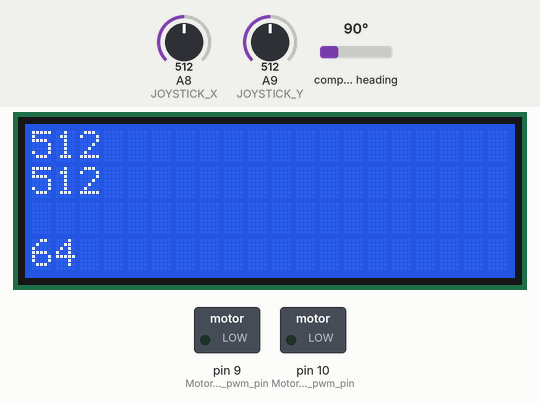
This sketch was run on a simulated Arduino Mega 2560, built with avr-gcc and run on an emulated ATmega2560. Shown: 20×4 character LCD, switched loads named in the sketch (green lamp = pin HIGH). Wiring (inferred from the names in the program): CMPS compass at I2C address 0x60. The test bench sets the inputs (shaded band); at power-on: A8 (JOYSTICK_X) = 512, A9 (JOYSTICK_Y) = 512, compass heading 90°.

Above: at 1.2 s.
1.3 s: A8 (JOYSTICK_X) set to 540
At 2.3 s:
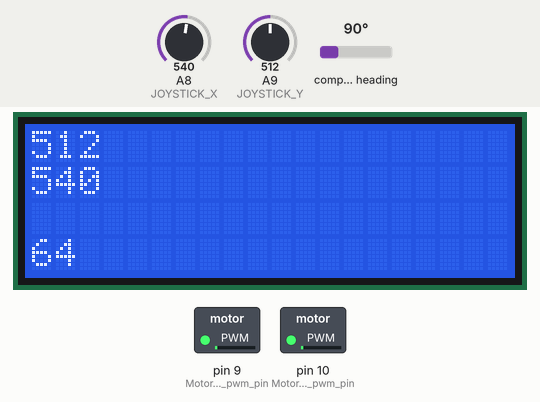
2.8 s: A9 (JOYSTICK_Y) set to 716
At 3.9 s:
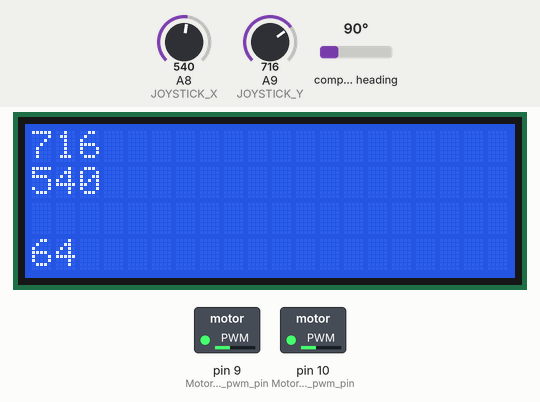
4.3 s: A9 (JOYSTICK_Y) set to 900
At 5.1 s:
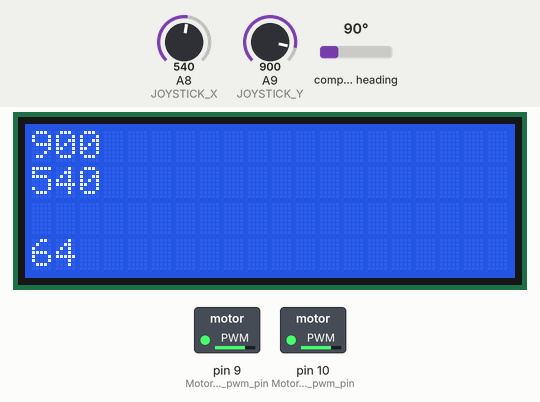
7.3 s: A9 (JOYSTICK_Y) set to 1023
At 7.9 s:
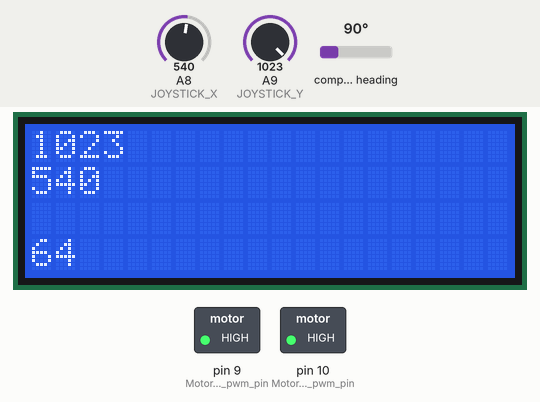
8.8 s: compass heading set to 7°
At 9.7 s:
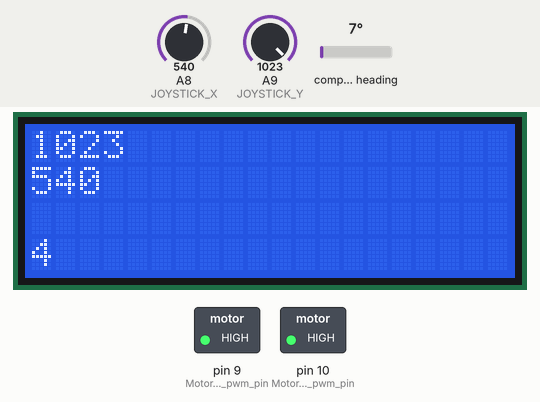
11.8 s: compass heading set to 180°
At 13.0 s:
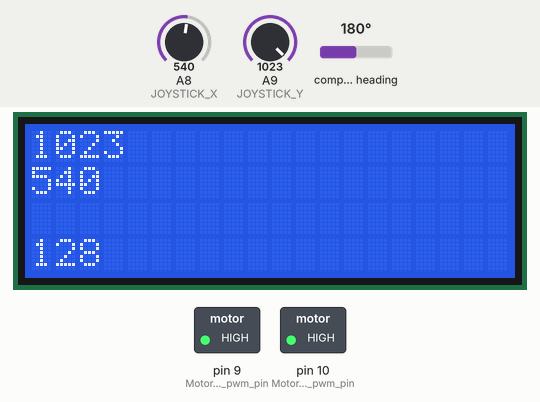
Timing chart, 0 to 14.8 s (numbered marks = the images above; inputs shaded):
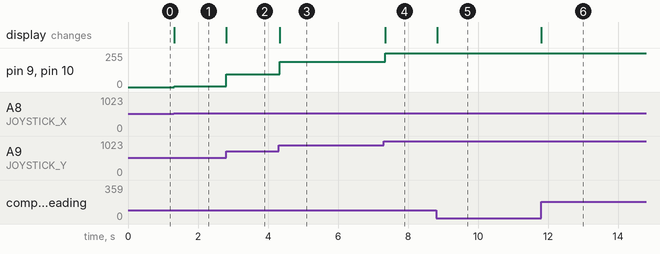

Measured:
- after the input at 1.3 s, pin 9 (Motor_L_pwm_pin), pin 10 (Motor_R_pwm_pin): 0/255 → 4/255 at once; the display: changes at once (image 1)
- after the input at 2.8 s, pin 9 (Motor_L_pwm_pin), pin 10 (Motor_R_pwm_pin): 4/255 → 95/255 at once; the display: changes at once (image 2)
- after the input at 4.3 s, pin 9 (Motor_L_pwm_pin), pin 10 (Motor_R_pwm_pin): 95/255 → 191/255 at once; the display: changes at once (image 3)
- after the input at 7.3 s, pin 9 (Motor_L_pwm_pin), pin 10 (Motor_R_pwm_pin): 191/255 → 255/255 after 0.06 s; the display: changes after 0.06 s (image 4)
- after the input at 8.8 s, the display: changes at once (image 5)
- after the input at 11.8 s, the display: changes at once (image 6)

The sketch:

06_compass.ino
```cpp
#include <Arduino.h>
#include <LiquidCrystal.h>
#include <Wire.h>
#define CMPS14_address 0x60

#include <LiquidCrystal.h>
#define Motor_forward 1
#define Motor_backward 0
#define Motor_L_dir_pin 7
#define Motor_R_dir_pin 8
#define Motor_L_pwm_pin 9
#define Motor_R_pwm_pin 10

const int RS = 37, EN = 36, D4 = 35, D5 = 34, D6 = 33, D7 = 32;
LiquidCrystal lcd(RS, EN, D4, D5, D6, D7);

const int JOYSTICK_X = A8, JOYSTICK_Y = A9;

int pwm_R = 0;
int pwm_L = 0;

void setup() {
    lcd.begin(20, 4);
    Serial.begin(9600);
    // Start the I2C interface
    Wire.begin();
}

void loop() {
    int xPositionRaw = analogRead(JOYSTICK_X);
    int yPositionRaw = analogRead(JOYSTICK_Y);

    lcd.clear();
    lcd.setCursor(0, 0);
    lcd.print(yPositionRaw);
    lcd.setCursor(0, 1);
    lcd.print(xPositionRaw);

    if (yPositionRaw >= 470 && yPositionRaw <= 530 && xPositionRaw >= 470 &&
        xPositionRaw <= 530) {
        analogWrite(Motor_R_pwm_pin, 0);
        analogWrite(Motor_L_pwm_pin, 0);
    }

    // moving forward
    if (yPositionRaw < 470) {
        digitalWrite(Motor_R_dir_pin, Motor_forward);
        digitalWrite(Motor_L_dir_pin, Motor_forward);
        analogWrite(Motor_R_pwm_pin, map(yPositionRaw, 469, 0, 0, 255));
        analogWrite(Motor_L_pwm_pin, map(yPositionRaw, 469, 0, 0, 255));
    }

    // moving backward
    if (yPositionRaw > 530) {
        digitalWrite(Motor_R_dir_pin, Motor_backward);
        digitalWrite(Motor_L_dir_pin, Motor_backward);
        analogWrite(Motor_R_pwm_pin, map(yPositionRaw, 531, 1023, 0, 255));
        analogWrite(Motor_L_pwm_pin, map(yPositionRaw, 531, 1023, 0, 255));
    }

    // turning left
    if (xPositionRaw > 530 && yPositionRaw >= 470 && yPositionRaw <= 530) {
        digitalWrite(Motor_R_dir_pin, Motor_forward);
        digitalWrite(Motor_L_dir_pin, Motor_backward);
        analogWrite(Motor_R_pwm_pin, map(xPositionRaw, 531, 1023, 0, 255));
        analogWrite(Motor_L_pwm_pin, map(xPositionRaw, 531, 1023, 0, 255));
    }

    // turning right
    if (xPositionRaw < 470 && yPositionRaw >= 470 && yPositionRaw <= 530) {
        digitalWrite(Motor_R_dir_pin, Motor_backward);
        digitalWrite(Motor_L_dir_pin, Motor_forward);
        analogWrite(Motor_R_pwm_pin, map(xPositionRaw, 470, 0, 0, 255));
        analogWrite(Motor_L_pwm_pin, map(xPositionRaw, 470, 0, 0, 255));
    }

    // Request a single byte from the compass
    Wire.beginTransmission(CMPS14_address);
    Wire.write(1);  // This is the register we wish to read
    Wire.endTransmission(false);

    // Now request a single byte of data from the compass
    Wire.requestFrom(CMPS14_address, 1, true);

    if (Wire.available() >= 1) {
        // Read the bearing data (8-bit)
        uint8_t raw = Wire.read();

        // Display the raw bearing data on the LCD
        lcd.setCursor(0, 4);
        lcd.print(raw);
    }

    delay(50);
}
```
